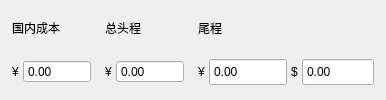
     <widget class="QFrame" name="costSection">
      <property name="section">
       <bool>true</bool>
      </property>
      <layout class="QGridLayout" name="costGrid">
       <property name="leftMargin">
        <number>12</number>
       </property>
       <property name="topMargin">
        <number>8</number>
       </property>
       <property name="rightMargin">
        <number>12</number>
       </property>
       <property name="bottomMargin">
        <number>8</number>
       </property>
       <property name="horizontalSpacing">
        <number>14</number>
       </property>
       <property name="verticalSpacing">
        <number>4</number>
       </property>
       <item row="0" column="0">
        <widget class="QLabel" name="lblQuickDomesticCost">
         <property name="text">
          <string>国内成本</string>
         </property>
         <property name="title">
          <bool>true</bool>
         </property>
        </widget>
       </item>
       <item row="0" column="1">
        <widget class="QLabel" name="lblQuickFirstMileTotal">
         <property name="text">
          <string>总头程</string>
         </property>
         <property name="title">
          <bool>true</bool>
         </property>
        </widget>
       </item>
       <item row="0" column="2">
        <widget class="QLabel" name="lblQuickTailFee">
         <property name="text">
          <string>尾程</string>
         </property>
         <property name="title">
          <bool>true</bool>
         </property>
        </widget>
       </item>
       <item row="1" column="0">
        <widget class="QWidget" name="quickDomesticCostRow" native="true">
         <layout class="QHBoxLayout" name="quickDomesticCostRowLayout">
          <property name="spacing">
           <number>4</number>
          </property>
          <property name="leftMargin">
           <number>0</number>
          </property>
          <property name="topMargin">
           <number>0</number>
          </property>
          <property name="rightMargin">
           <number>0</number>
          </property>
          <property name="bottomMargin">
           <number>0</number>
          </property>
          <item>
           <widget class="QLabel" name="currencyQuickDomesticRmb">
            <property name="text">
             <string>¥</string>
            </property>
            <property name="unit">
             <bool>true</bool>
            </property>
           </widget>
          </item>
          <item>
           <widget class="QDoubleSpinBox" name="spinQuickDomesticCostRmb">
            <property name="buttonSymbols">
             <enum>QAbstractSpinBox::NoButtons</enum>
            </property>
            <property name="decimals">
             <number>2</number>
            </property>
            <property name="maximum">
             <double>1000000.000000</double>
            </property>
           </widget>
          </item>
         </layout>
        </widget>
       </item>
       <item row="1" column="1">
        <widget class="QWidget" name="quickFirstMileRow" native="true">
         <layout class="QHBoxLayout" name="quickFirstMileRowLayout">
          <property name="spacing">
           <number>4</number>
          </property>
          <property name="leftMargin">
           <number>0</number>
          </property>
          <property name="topMargin">
           <number>0</number>
          </property>
          <property name="rightMargin">
           <number>0</number>
          </property>
          <property name="bottomMargin">
           <number>0</number>
          </property>
          <item>
           <widget class="QLabel" name="currencyQuickFirstMileRmb">
            <property name="text">
             <string>¥</string>
            </property>
            <property name="unit">
             <bool>true</bool>
            </property>
           </widget>
          </item>
          <item>
           <widget class="QDoubleSpinBox" name="txtQuickFirstMileTotalRmb">
            <property name="buttonSymbols">
             <enum>QAbstractSpinBox::NoButtons</enum>
            </property>
            <property name="decimals">
             <number>2</number>
            </property>
            <property name="maximum">
             <double>1000000.000000</double>
            </property>
            <property name="readOnly">
             <bool>true</bool>
            </property>
            <property name="preview">
             <bool>true</bool>
            </property>
           </widget>
          </item>
         </layout>
        </widget>
       </item>
       <item row="1" column="2">
        <widget class="QWidget" name="quickTailRow" native="true">
         <layout class="QHBoxLayout" name="quickTailRowLayout">
          <property name="spacing">
           <number>4</number>
          </property>
          <property name="leftMargin">
           <number>0</number>
          </property>
          <property name="topMargin">
           <number>0</number>
          </property>
          <property name="rightMargin">
           <number>0</number>
          </property>
          <property name="bottomMargin">
           <number>0</number>
          </property>
          <item>
           <widget class="QLabel" name="currencyTailRmb">
            <property name="text">
             <string>¥</string>
            </property>
            <property name="unit">
             <bool>true</bool>
            </property>
           </widget>
          </item>
          <item>
           <widget class="QDoubleSpinBox" name="spinTailFreightRmb">
            <property name="minimumSize">
             <size>
              <width>78</width>
              <height>28</height>
             </size>
            </property>
            <property name="maximumSize">
             <size>
              <width>78</width>
              <height>28</height>
             </size>
            </property>
            <property name="buttonSymbols">
             <enum>QAbstractSpinBox::NoButtons</enum>
            </property>
            <property name="decimals">
             <number>2</number>
            </property>
            <property name="maximum">
             <double>1000000.000000</double>
            </property>
           </widget>
          </item>
          <item>
           <widget class="QLabel" name="currencyTailUsd">
            <property name="text">
             <string>$</string>
            </property>
            <property name="unit">
             <bool>true</bool>
            </property>
           </widget>
          </item>
          <item>
           <widget class="QDoubleSpinBox" name="spinTailFreightUsd">
            <property name="minimumSize">
             <size>
              <width>72</width>
              <height>28</height>
             </size>
            </property>
            <property name="maximumSize">
             <size>
              <width>72</width>
              <height>28</height>
             </size>
            </property>
            <property name="buttonSymbols">
             <enum>QAbstractSpinBox::NoButtons</enum>
            </property>
            <property name="decimals">
             <number>2</number>
            </property>
            <property name="maximum">
             <double>100000.000000</double>
            </property>
           </widget>
          </item>
         </layout>
        </widget>
       </item>
      </layout>
     </widget>
